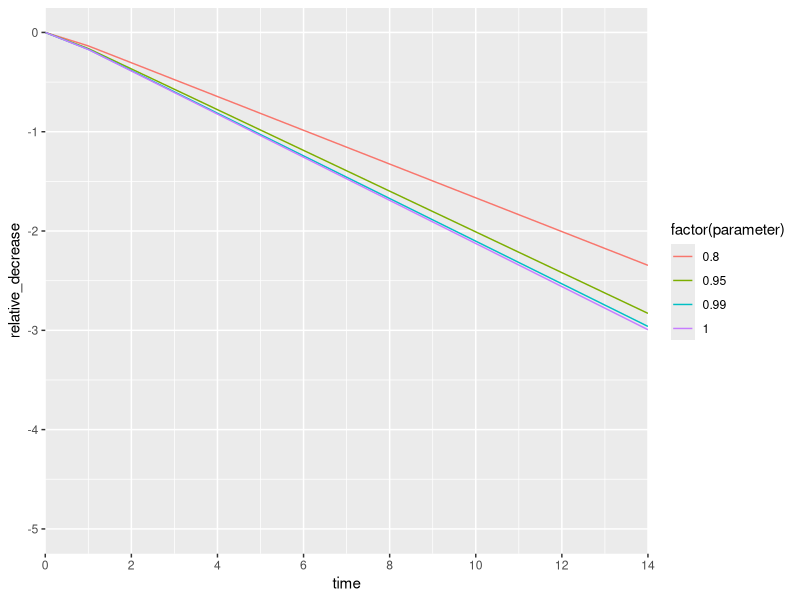

The R script that drew this image:
rm(list = ls())
library(deSolve) 
library(ggplot2)
library(dplyr) 
library(purrr)



HCVModel <- function(time, variables, parameters) {
  with(as.list(c(variables, parameters)), { #turning initial values and parms into vectors and then list and then applying to below equations // include death of B cells + host response death apoptosis? 
    # dT <- s - dT - (1 - n)*beta*V*T 
    dI <- (1-n)*beta*V*T_const - delta*I 
    dV <- (1-e)*p*I - c*V 
    return(list(c(dI,dV)))
  }) 
}  

time_values <- seq(0,14,by=1) 

n_values <- c(0.80,0.95,0.99,1)  



initial_values <- c(  
  I = 0.05, 
  V = 1 # they are plotting relative relationships not absolute viral loads so can choose any number  
)

base_values <- c(
  beta = 3e-7, 
  delta = 0.5, 
  p = 100, 
  c = 5,
  e = 0 
)  

T_const <- (base_values["c"] * base_values["delta"])/
  (base_values["p"] * base_values["beta"])  



results <- map_dfr(n_values, function (n_val) {    
  
  parameters_values <- c(
    beta = 3e-7, 
    delta = 0.5, 
    p = 100, 
    c = 5,
    n = n_val, 
    e = 0, 
    T = T_const
  )  

  # run model
  results <- as.data.frame(
    ode(y = initial_values, 
        times = time_values, 
        func = HCVModel , 
        parms = parameters_values)
  )  
  # 
  results %>% mutate(parameter = n_val, relative_decrease = log10(V/1) ) #using n_val because n_val only takes one number at a time! 
  # 
  }) 


ggplot(data = results, aes(x = time, y = relative_decrease, colour = factor(parameter))) + geom_line() +
  coord_cartesian(ylim = c(-5,0), xlim = c(0,14)) + 
  scale_x_continuous(breaks = seq(0,14, by = 2), expand = c(0,0))  #expand gets rid of extra padding before 0 and after 14 
